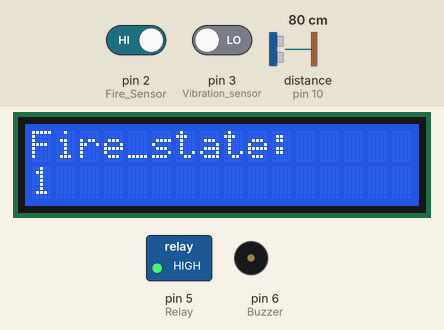
Simulated run of this sketch. Board: Arduino Uno, built with avr-gcc and run on an emulated ATmega328P. Shown: 16×2 character LCD, switched loads named in the sketch (green lamp = pin HIGH), buzzer (waves = sounding, pin HIGH). Wiring (inferred from the names in the program): ultrasonic range finder: trigger pin 9; echo pin 10. The inputs (shaded band) are chosen by the test bench; at power-on: pin 2 (Fire_Sensor) HIGH, distance to the obstacle (sensor on pin 10) 80 cm, pin 3 (Vibration_sensor) LOW. The echo pulse lasts 58.3 µs per cm; pins used as bus, display or sensor lines are not drawn; what the sketch prints to the serial monitor is not drawn.

Above: at 3.3 s.
3.4 s: pin 2 (Fire_Sensor) driven LOW
At 9.9 s:
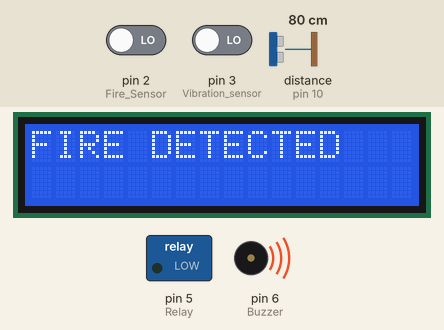
13.4 s: distance to the obstacle (sensor on pin 10) set to 2 cm
At 15.9 s:
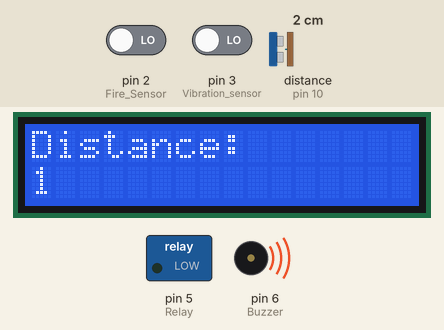
19.6 s: pin 3 (Vibration_sensor) driven HIGH
At 26.6 s:
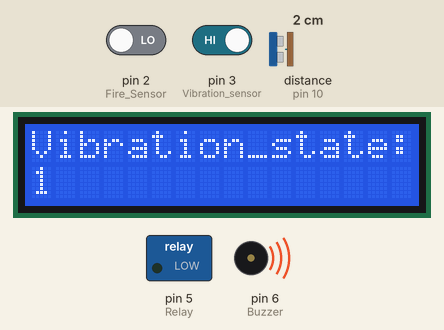
28.5 s: pin 2 (Fire_Sensor) driven HIGH
At 36.5 s:
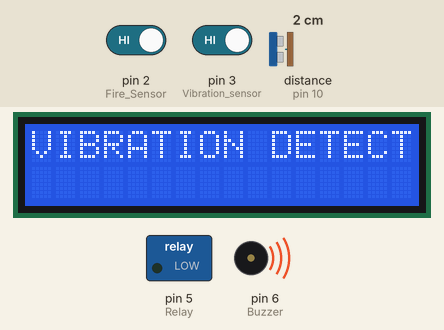
37.4 s: distance to the obstacle (sensor on pin 10) set to 4 cm
At 42.5 s:
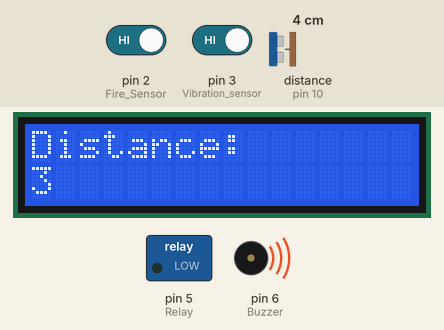
44.2 s: distance to the obstacle (sensor on pin 10) set to 9 cm
At 51.4 s:
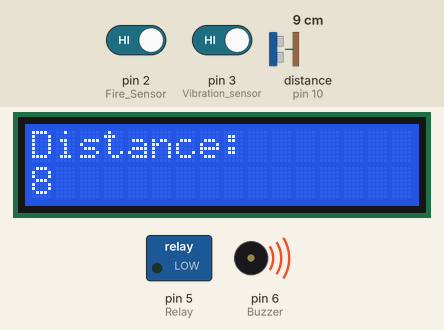
Timing chart, 0 to 52.9 s (numbered marks = the images above; inputs shaded):
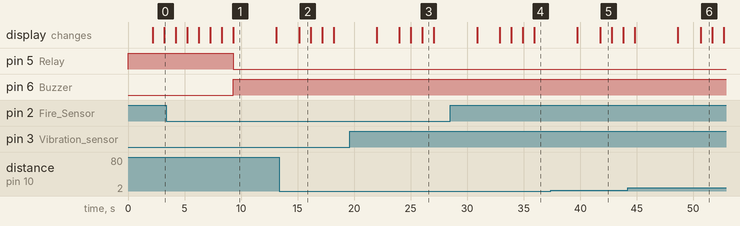

The sketch:

code.ino
```cpp
#include<LiquidCrystal_I2C.h>
LiquidCrystal_I2C lcd(0X27,16,2);
#define Fire_Sensor 2
#define Vibration_sensor 3
#define Relay 5
#define Buzzer 6
const int trigPin = 9;
const int echoPin = 10;
long duration;
int distance;

void setup()
{
  // put your setup code here, to run once:
 Serial.begin(9600);
 pinMode(trigPin, OUTPUT); // Sets the trigPin as an Output
 pinMode(echoPin, INPUT); // Sets the echoPin as an Input
 pinMode(Fire_Sensor,INPUT);
 pinMode(Vibration_sensor,INPUT);
 pinMode(Relay,OUTPUT);
 pinMode(Buzzer,OUTPUT);
 digitalWrite(Relay ,HIGH);
 digitalWrite(Buzzer ,LOW);
 lcd.init();
 lcd.begin(16,2);
 lcd.backlight();
 lcd.clear();
 lcd.setCursor(0,0);
 lcd.print("FOREST SECURITY");
 lcd.setCursor(0,1);
 lcd.print("TO SAVE TREES");
 delay(2000);
}

void loop()
{
  // put your main code here, to run repeatedly:

 digitalWrite(trigPin, LOW);
 delayMicroseconds(2); // Sets the trigPin on HIGH state for 10 micro seconds
 digitalWrite(trigPin, HIGH);
 delayMicroseconds(10);
 digitalWrite(trigPin, LOW);// Reads the echoPin, returns the sound wave travel time in microseconds
 duration = pulseIn(echoPin, HIGH);// Calculating the distance
 distance= duration*0.034/2;// Prints the distance on the Serial Monitor
 Serial.print("Distance: ");
 Serial.println(distance);
 lcd.clear();
 lcd.setCursor(0,0);
 lcd.print("Distance:");
 lcd.setCursor(0,1);
 lcd.print(distance);
 delay(1000);

 int Fire_Sensor_state = digitalRead(Fire_Sensor);
 Serial.print("Fire_Sensor:");
 Serial.print(Fire_Sensor_state);
 lcd.clear();
 lcd.setCursor(0,0);
 lcd.print("Fire_state:");
 lcd.setCursor(0,1);
 lcd.print(Fire_Sensor_state);
 delay(1000);

 int Vibration_sensor_state = digitalRead(Vibration_sensor);
 Serial.print("Vibration_sensor_state:");
 Serial.print(Vibration_sensor_state);
 lcd.clear();
 lcd.setCursor(0,0);
 lcd.print("Vibration_state:");
 lcd.setCursor(0,1);
 lcd.print(Vibration_sensor_state);
 delay(1000);


 if(Fire_Sensor_state == 0)
 {
   digitalWrite(Relay ,LOW);
   digitalWrite(Buzzer ,HIGH);
   lcd.clear();
   lcd.setCursor(0,0);
   lcd.print("FIRE DETECTED");
   SendMessage();
   delay(1000);
 }
 else if(Vibration_sensor_state == 1)
 {
   digitalWrite(Buzzer ,HIGH);
   lcd.clear();
   lcd.setCursor(0,0);
   lcd.print("VIBRATION DETECTED");
   SendMessage1();
   delay(1000);
 }

 else
 {
   digitalWrite(Relay ,HIGH);
   digitalWrite(Buzzer ,LOW);
   lcd.clear();
   lcd.setCursor(0,0);
   lcd.print("NORMAL CONDITION");
   delay(1000);
 }
}
void SendMessage()
{
  Serial.println("AT");
  delay(500);
  Serial.println("ATE0");
  delay(500);
  Serial.println("AT + CMGF = 1");
  delay(500);
  Serial.println("AT + CMGS = \"+919133758683\"\r");
  delay(500);
  Serial.println("FIRE DETECTED");
  delay(1000);
  Serial.write(26);
  Serial.println("Message sent..");
  delay(800);
  lcd.clear();
  lcd.setCursor(0,0);
  lcd.print("MSG SENT");
  delay(1000);
}
void SendMessage1()
{
  Serial.println("AT");
  delay(500);
  Serial.println("ATE0");
  delay(500);
  Serial.println("AT + CMGF = 1");
  delay(500);
  Serial.println("AT + CMGS = \"+919133758683\"\r");
  delay(500);
  Serial.println("VIBRATION DETECTED");
  delay(1000);
  Serial.write(26);
  Serial.println("Message sent..");
  delay(800);
  lcd.clear();
  lcd.setCursor(0,0);
  lcd.print("MSG SENT");
  delay(1000);
}
```

Measured:
- after the input at 3.4 s, pin 5 (Relay): HIGH → LOW after 5.9 s; pin 6 (Buzzer): LOW → HIGH after 5.9 s
- what the display in image 1 shows lasts 3.8 s, from 9.3 s to 13.1 s
- what the display in image 2 shows lasts 1.0 s, from 15.1 s to 16.1 s
